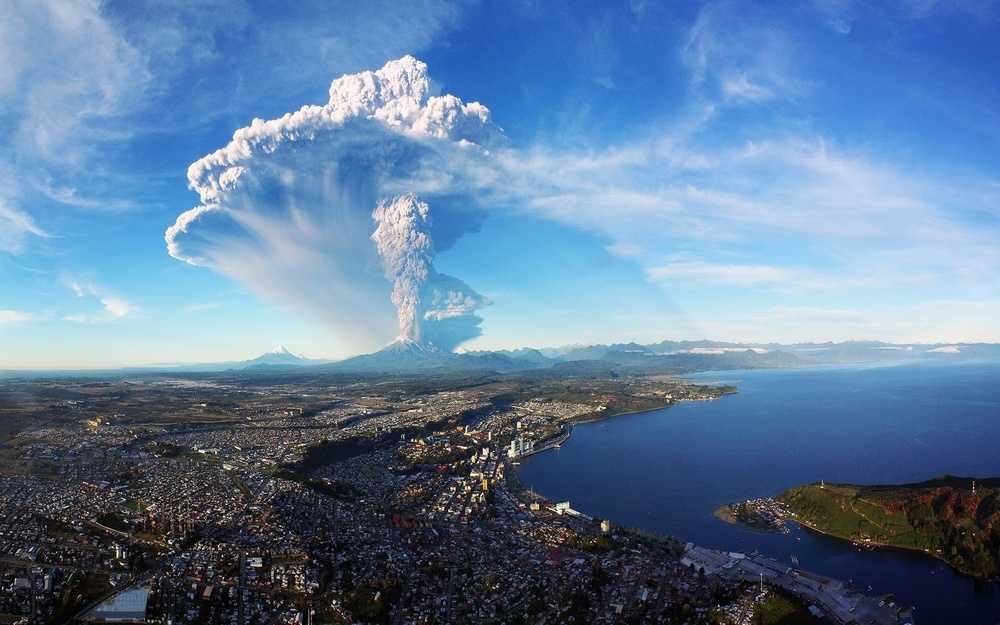
#> input picture lab5/photo.jpg, 1000 x 625 px, shrunk from 1920 x 1200 before the run
$ python task3.py
#> lines starting #> are read from the running program, lines starting #| are printed output that depends on the picture
#> further down, im is the input picture: shape (625, 1000, 3); mean R, G, B 96.1, 125.1, 156
#> the answer given: 3
import numpy as np
import matplotlib.pyplot as plt
from PIL import Image, ImageEnhance

def contrast():
    img = Image.open('photo.jpg')
    enhancer = ImageEnhance.Contrast(img)
    plt.imshow(enhancer.enhance(0.1))
    plt.show()
    plt.imshow(enhancer.enhance(100.0))
    plt.show()

def color_breaking():
    im = plt.imread('photo.jpg')
    fig, axs = plt.subplots(nrows=1, ncols=3, figsize=(15, 5))

    for c, ax in zip(range(3), axs):
        tmp_im = np.zeros(im.shape, dtype="uint8")
        tmp_im[:, :, c] = im[:, :, c]
        ax.imshow(tmp_im)
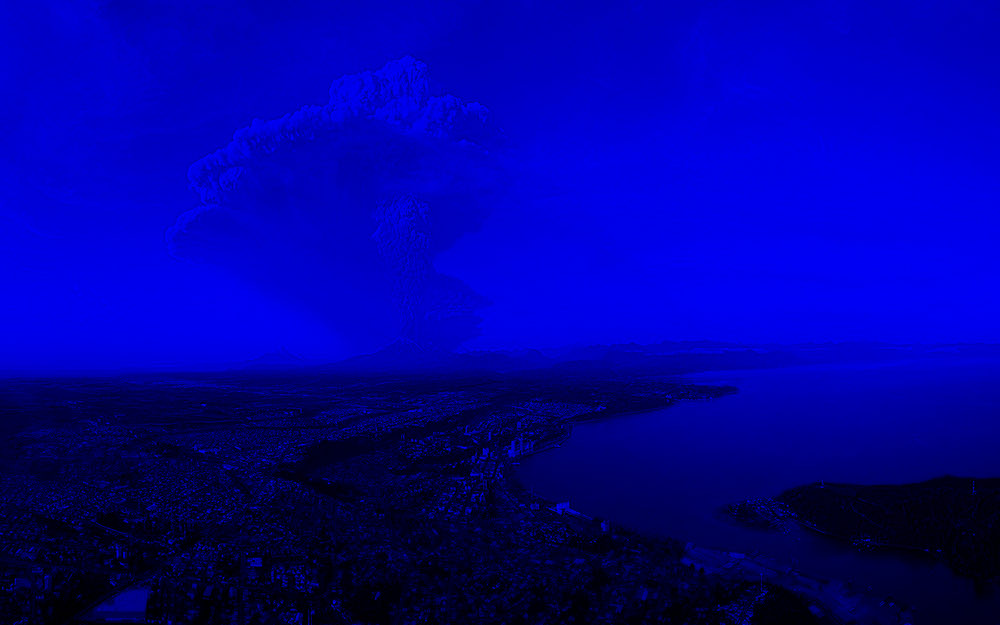
#> tmp_im: shape (625, 1000, 3); mean R, G, B 0, 0, 156
    plt.show()
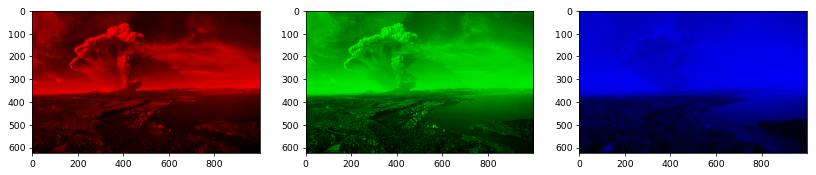
#> figure drawn by matplotlib, 3 panels


def rgb2gray():
    rgb = plt.imread('photo.jpg')
    gray = np.dot(rgb[..., :3], [0.299, 0.587, 0.114])
    plt.imshow(gray, cmap=plt.get_cmap('gray'))
    plt.show()

if __name__ == '__main__':
    im = plt.imread('photo.jpg')
    n = 1

    print(' 1 = rgb2gray'
          ' 2 = contrast'
          ' 3 = color breaking'
          ' 0 = to exit')
    while (n != 0):
#> (the run stopped early here; a loop or call above may not have finished)
